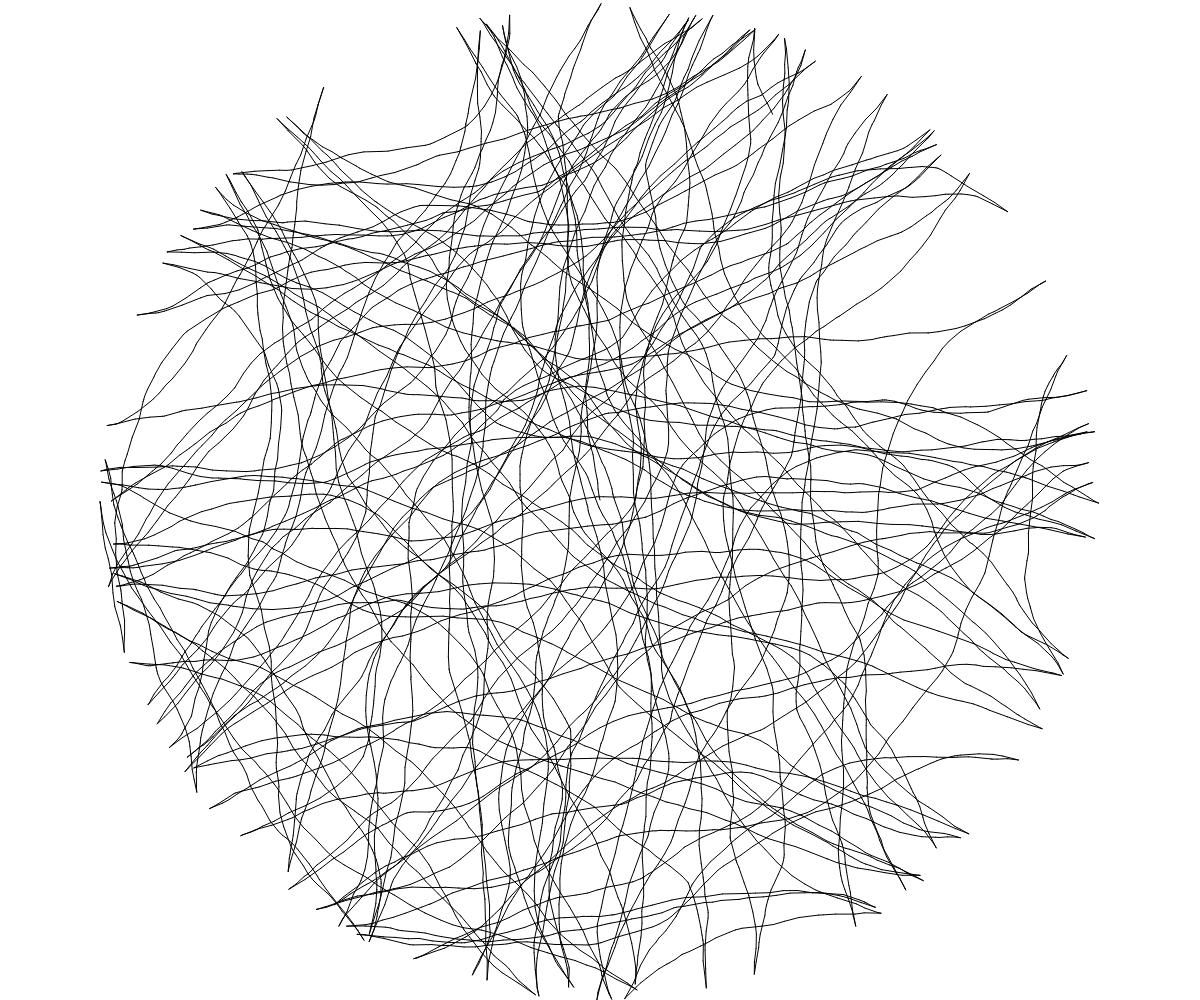
Frame 1 (no input)
Frame 60 (no input): identical to frame 1, image omitted
Frame 120 (the mouse pressed at the canvas centre since frame 60): identical to frame 1, image omitted

The p5.js sketch that drew this single still picture (run headless with seeded random() and noise() and a simulated clock; from frame 60 on, the mouse is pressed at the canvas centre):

// p5.js sketch
// ── sketch.js
let minSide,maxR,x,y,xo,yo,a;
const maxStep = 20;
const maxda = Math.PI/20;
function setup() {
  createCanvas(innerWidth,innerHeight);
  background(255)
  colorMode(HSB);
  minSide = min(width,height);
  maxRSq = pow(minSide/2,2);

  xo = width/2;
  yo = height/2;
  x = xo;
  y = yo;
  a = random(TWO_PI);
  for(let i=0;i<10000;i++) {
    let nx,ny;
    const r = random(maxStep);
    nx = x+r*cos(a);
    ny = y+r*sin(a);
    const rsq = pow(nx-xo,2)+pow(ny-yo,2);
    if(rsq > maxRSq) {
      a -= PI;
      continue;
    }
    a += random(-maxda,maxda);
  
    // stroke(noise(frameCount,i*.005)*360,75,75);
    line(x,y,nx,ny);
    x = nx;
    y = ny;
  }
}

function draw() {
}
